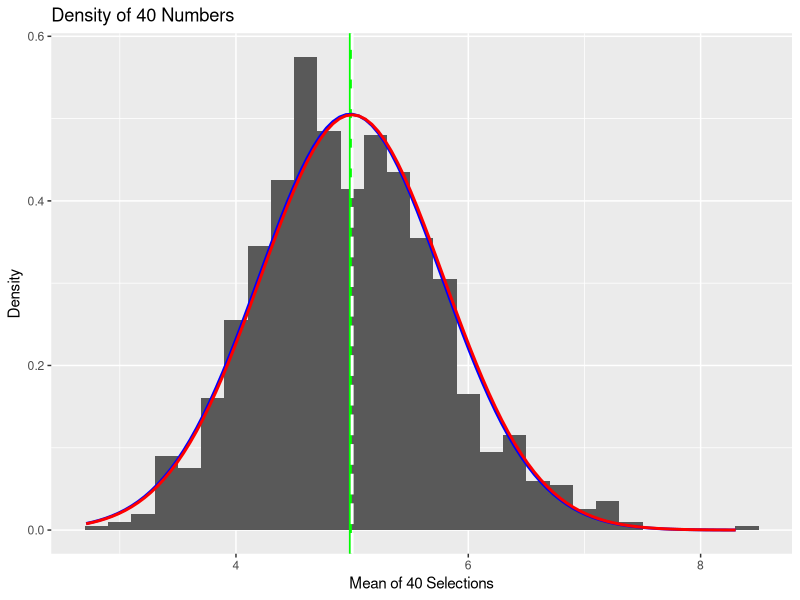

This figure's R source:
library(ggplot2)

n <- 40
numsim <- 1000
lamdaT <- 0.2


meanT <- 1/lamdaT

varT <- (1/lamdaT^2) * (1/n)

sdT <- ((1/lamdaT) * (1/sqrt(n)))



dataset<-matrix(rexp(n*numsim,rate = lamdaT),numsim)


RowMeanfordataset <- apply(dataset,FUN = mean,MARGIN = 1)

CalculatedMean <- mean(RowMeanfordataset)
CalculatedSd <- sd(RowMeanfordataset)


dfRowMeans<-data.frame(RowMeanfordataset)

hist_cut <- ggplot(dfRowMeans,aes(x = RowMeanfordataset))

hist_cut <- hist_cut + geom_histogram(aes(y = ..density..),binwidth = lamdaT)

hist_cut <- hist_cut + labs(title="Density of 40 Numbers", x="Mean of 40 Selections", y="Density")

hist_cut <- hist_cut + geom_vline(xintercept=CalculatedMean,size=1.0, color="green")

hist_cut <- hist_cut + stat_function(fun=dnorm,args=list(mean=CalculatedMean, sd=CalculatedSd),color = "blue", size = 1.0)

hist_cut <- hist_cut + geom_vline(xintercept=meanT,size=1.0,color="white",linetype = "longdash")

hist_cut <- hist_cut + stat_function(fun=dnorm,args=list(mean=meanT, sd=sqrt(varT)),color = "red", size = 1.0)

hist_cut

